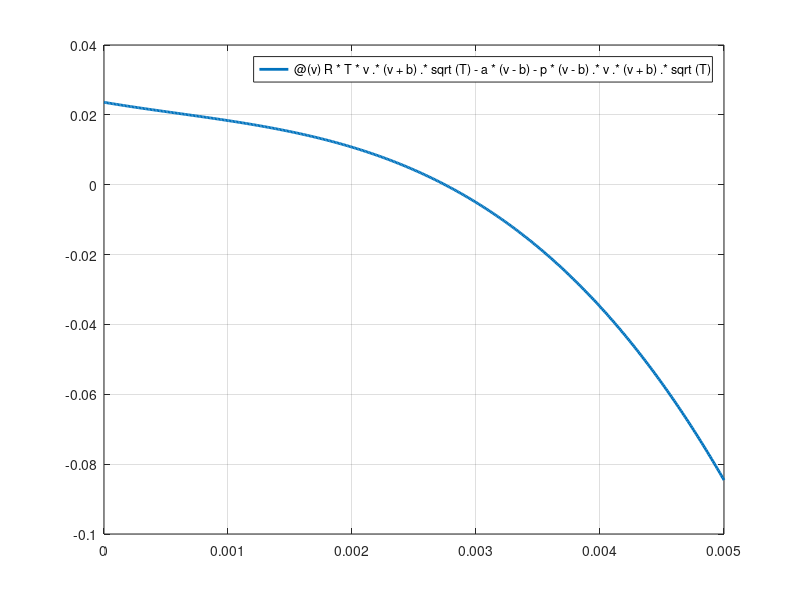

Reproduce this figure in MATLAB. (Note: this script raises an error after producing the figure.)
%% ME 2004: Redlich-Kwong Equation of State
% DESCRIPTION: In this example, we will solve a root finding problem about the Redlich-Kwong 
% Equation of State via the graphical method and also the built-in fzero() function. 
clear; clc; close all;

%% Plot
% Parameters
R = 0.518;                      % Methane gas constant [kJ/kg-K]
pc = 4580;                      % Critical pressure [kPa]
Tc = 191;                       % Critical temperature [K]
V = 3;                          % Tank volume [m^3]
T = 223;                        % Tank temperature [K]
p = 65e3;                       % Tank pressure [kPa]
a = 0.427*(R^2)*(Tc^2.5)/pc;    % Corrective Redlich-Kwong parameter
b = 0.0866*R*Tc/pc;             % Corrective Redlich-Kwong parameter

func = @(v) R*T*v.*(v+b).*sqrt(T) - a*(v-b) - p*(v-b).*v.*(v+b).*sqrt(T);
figure
fplot(func,[0 0.005],'linewidth',2)
grid on; hold on
yline(0,'r--','linewidth',2)

xlabel('Specific Volume $\left( \frac{m^3}{kg} \right)$','fontsize',14,'Interpreter','latex')
ylabel('Pressure (kPa)','fontsize',14,'Interpreter','latex')
title('Redlich-Kwong Root Finding','fontsize',14,'Interpreter','latex')

set(gca,'TickLabelInterpreter','latex')
% set(gcf,'Position',[988 196 881 714])   % Will probably need to change this on your computer

%% fzero()
guess = 3e-3;                   % Obtained from inspecting the plot
v_root = fzero(func,guess)

%% Comparing to Ideal Gas Law
v_ideal = R*T/p;
pcError = 100*abs((v_root-v_ideal)/v_root)

% There is a major discrepancy between the Redlich-Kwong Equation and the Ideal Gas Law.
